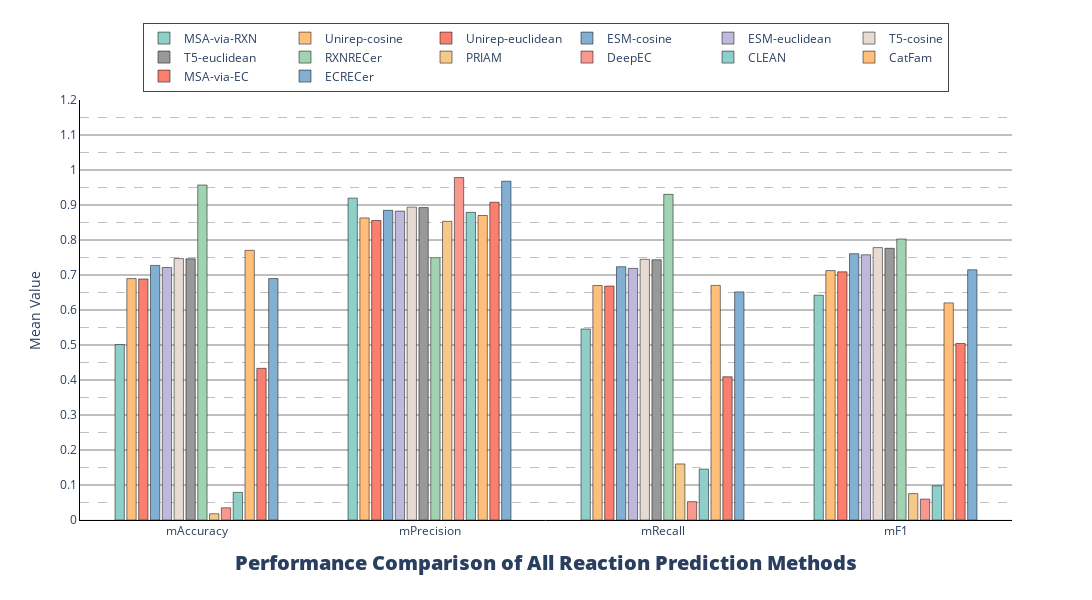

The notebook cell saved with this chart:
### Code cell
evTools.show_methods_eva_fig(res_metrics_data=res)

### Figure 1 — Plotly figure (JSON) as saved in the notebook; plotly's stock layout.template omitted (floating-point values rounded to 4 significant figures)
{"data": [{"marker": {"color": "#8ECFC9", "line": {"color": "black", "width": 0.5}}, "name": "MSA-via-RXN", "type": "bar", "width": 0.04, "x": ["mAccuracy", "mPrecision", "mRecall", "mF1"], "y": [0.5013, 0.9196, 0.5457, 0.6423]}, {"marker": {"color": "#FFBE7A", "line": {"color": "black", "width": 0.5}}, "name": "Unirep-cosine", "type": "bar", "width": 0.04, "x": ["mAccuracy", "mPrecision", "mRecall", "mF1"], "y": [0.6898, 0.8631, 0.67, 0.7126]}, {"marker": {"color": "#FA7F6F", "line": {"color": "black", "width": 0.5}}, "name": "Unirep-euclidean", "type": "bar", "width": 0.04, "x": ["mAccuracy", "mPrecision", "mRecall", "mF1"], "y": [0.6885, 0.8558, 0.6683, 0.709]}, {"marker": {"color": "#82B0D2", "line": {"color": "black", "width": 0.5}}, "name": "ESM-cosine", "type": "bar", "width": 0.04, "x": ["mAccuracy", "mPrecision", "mRecall", "mF1"], "y": [0.7274, 0.8849, 0.7238, 0.7608]}, {"marker": {"color": "#BEB8DC", "line": {"color": "black", "width": 0.5}}, "name": "ESM-euclidean", "type": "bar", "width": 0.04, "x": ["mAccuracy", "mPrecision", "mRecall", "mF1"], "y": [0.7213, 0.8826, 0.719, 0.7577]}, {"marker": {"color": "#E7DAD2", "line": {"color": "black", "width": 0.5}}, "name": "T5-cosine", "type": "bar", "width": 0.04, "x": ["mAccuracy", "mPrecision", "mRecall", "mF1"], "y": [0.7469, 0.8939, 0.7448, 0.7782]}, {"marker": {"color": "#999999", "line": {"color": "black", "width": 0.5}}, "name": "T5-euclidean", "type": "bar", "width": 0.04, "x": ["mAccuracy", "mPrecision", "mRecall", "mF1"], "y": [0.7461, 0.8926, 0.7436, 0.7763]}, {"marker": {"color": "#A1D3B2", "line": {"color": "black", "width": 0.5}}, "name": "RXNRECer", "type": "bar", "width": 0.04, "x": ["mAccuracy", "mPrecision", "mRecall", "mF1"], "y": [0.9571, 0.7495, 0.9305, 0.8028]}, {"marker": {"color": "#F5C98A", "line": {"color": "black", "width": 0.5}}, "name": "PRIAM", "type": "bar", "width": 0.04, "x": ["mAccuracy", "mPrecision", "mRecall", "mF1"], "y": [0.01783, 0.8534, 0.1601, 0.07541]}, {"marker": {"color": "#F9988C", "line": {"color": "black", "width": 0.5}}, "name": "DeepEC", "type": "bar", "width": 0.04, "x": ["mAccuracy", "mPrecision", "mRecall", "mF1"], "y": [0.03485, 0.9784, 0.05241, 0.05973]}, {"marker": {"color": "#8ECFC9", "line": {"color": "black", "width": 0.5}}, "name": "CLEAN", "type": "bar", "width": 0.04, "x": ["mAccuracy", "mPrecision", "mRecall", "mF1"], "y": [0.07895, 0.879, 0.1455, 0.09775]}, {"marker": {"color": "#FFBE7A", "line": {"color": "black", "width": 0.5}}, "name": "CatFam", "type": "bar", "width": 0.04, "x": ["mAccuracy", "mPrecision", "mRecall", "mF1"], "y": [0.7705, 0.87, 0.6704, 0.6203]}, {"marker": {"color": "#FA7F6F", "line": {"color": "black", "width": 0.5}}, "name": "MSA-via-EC", "type": "bar", "width": 0.04, "x": ["mAccuracy", "mPrecision", "mRecall", "mF1"], "y": [0.4334, 0.9079, 0.4092, 0.5044]}, {"marker": {"color": "#82B0D2", "line": {"color": "black", "width": 0.5}}, "name": "ECRECer", "type": "bar", "width": 0.04, "x": ["mAccuracy", "mPrecision", "mRecall", "mF1"], "y": [0.6899, 0.968, 0.6517, 0.7148]}], "layout": {"bargap": 0.29, "barmode": "group", "height": 600, "legend": {"borderwidth": 1, "orientation": "h", "tracegroupgap": 2, "x": 0.5, "xanchor": "center", "y": 1.02, "yanchor": "bottom"}, "title": {"font": {"size": 20, "weight": 1000}, "text": "Performance Comparison of All Reaction Prediction Methods", "x": 0.5, "xanchor": "center", "y": 0.05}, "width": 1600, "xaxis": {"linecolor": "#000000", "linewidth": 1, "showline": true}, "yaxis": {"dtick": 0.1, "gridcolor": "gray", "gridwidth": 1, "linecolor": "black", "linewidth": 1, "minor": {"dtick": 0.05, "gridcolor": "gray", "griddash": "dash", "gridwidth": 0.5, "showgrid": true}, "range": [0, 1.2], "showgrid": true, "showline": true, "title": {"text": "Mean Value"}}}}
